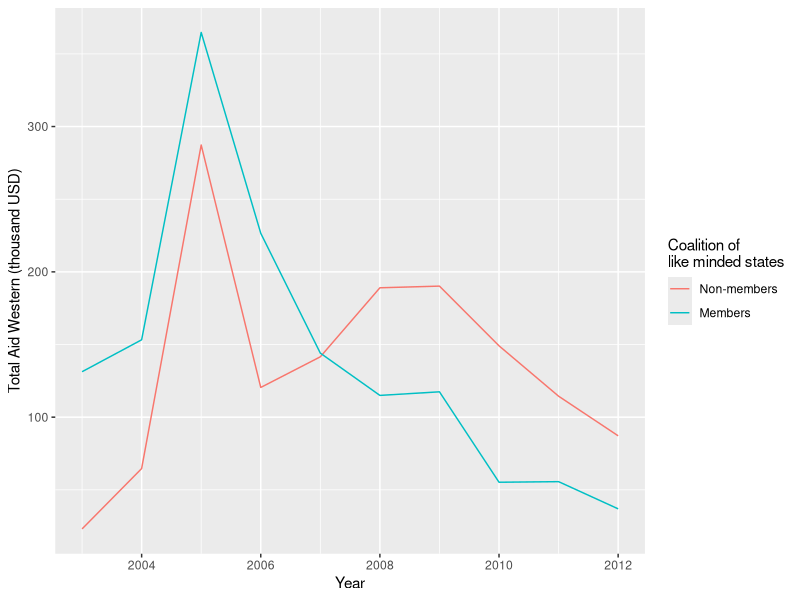
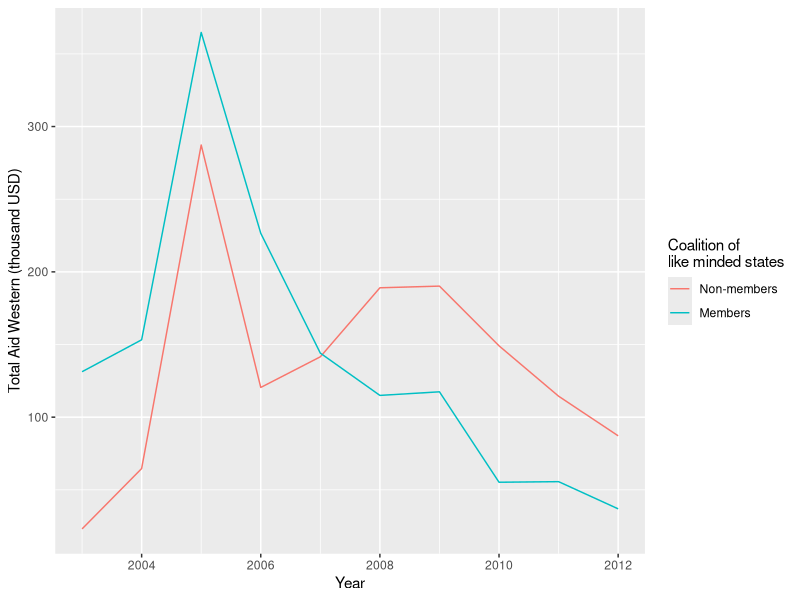

The R script that drew these images, in order:
# Plotting Western Aid vs. DAC
# Bastiaan Quast
# bquast@gmail.com

# load packages
library(plm)
library(plyr)
library(ggplot2)
library(scales)

# load the data
western.aid <- read.csv('WesternAid.csv')

# inspect the data
View(western.aid)

# keep only value of Aid.type: Grants, Total
oda <- subset(western.aid, Aid.type == 'ODA: Total Net' & Amount.type == 'Constant Prices (2012 USD millions)')
names(oda) <- tolower(names(oda))

# create a coalition-of-like-minded dummy variable
clm.list <- c('Denmark', 'Finland', 'Germany', 'Luxembourg', 'Netherlands', 'Norway', 'Sweden', 'Switzerland', 'Iceland')
oda$clm <- ifelse(oda$donor %in% clm.list, TRUE, FALSE)
save(oda, file = 'oda.RData' )

# summarise
oda.sum <- ddply(oda, .(clm, year), summarize, total.aid=sum(value))
oda.sum

# plot data
plot <- ggplot(oda.sum, aes(year, total.aid, colour=clm))
plot <- plot + geom_line() + scale_x_continuous(breaks= pretty_breaks())
plot <- plot + labs( x ='Year',  y = 'Total Aid Western (thousand USD)')
plot <- plot + scale_color_discrete(name = "Coalition of \nlike minded states", labels = c('Non-members', 'Members') )
print(plot)

# create image file
png('clm.png')
print(plot)
dev.off()
